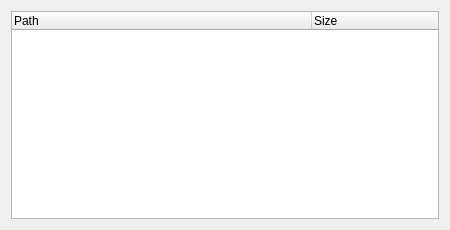
<?xml version="1.0" encoding="UTF-8"?>
<ui version="4.0">
 <class>XuizDialog</class>
 <widget class="QDialog" name="XuizDialog">
  <property name="geometry">
   <rect>
    <x>0</x>
    <y>0</y>
    <width>450</width>
    <height>230</height>
   </rect>
  </property>
  <property name="minimumSize">
   <size>
    <width>450</width>
    <height>230</height>
   </size>
  </property>
  <property name="windowTitle">
   <string>XUIZ Dialog</string>
  </property>
  <property name="windowIcon">
   <iconset resource="Resources.qrc">
    <normaloff>:/Images/Leaner24.png</normaloff>:/Images/Leaner24.png</iconset>
  </property>
  <layout class="QVBoxLayout" name="verticalLayout">
   <item>
    <widget class="QTreeWidget" name="treeWidget">
     <attribute name="headerDefaultSectionSize">
      <number>300</number>
     </attribute>
     <column>
      <property name="text">
       <string>Path</string>
      </property>
     </column>
     <column>
      <property name="text">
       <string>Size</string>
      </property>
     </column>
    </widget>
   </item>
  </layout>
 </widget>
 <resources>
  <include location="Resources.qrc"/>
 </resources>
 <connections/>
</ui>
